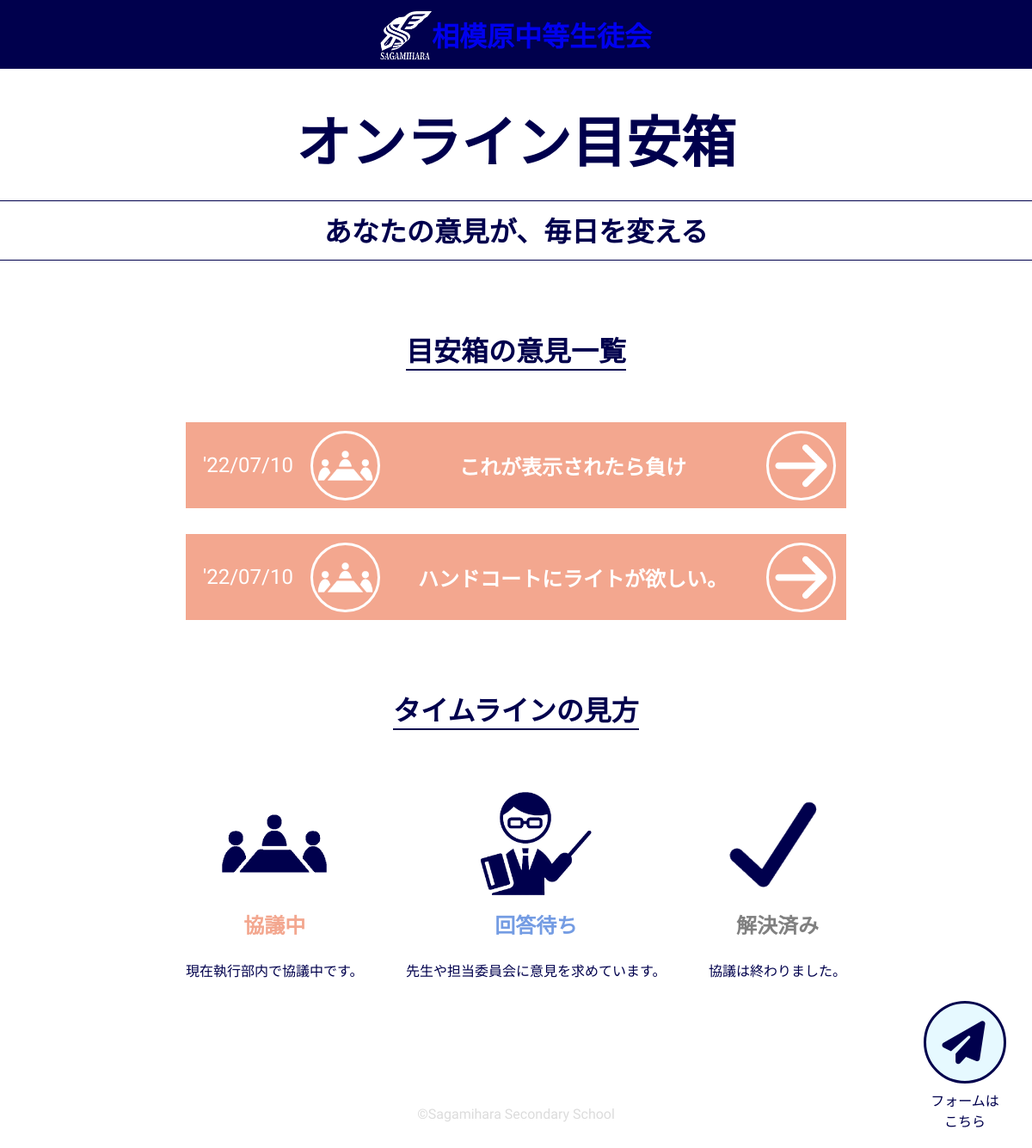
The app's page /, older data.
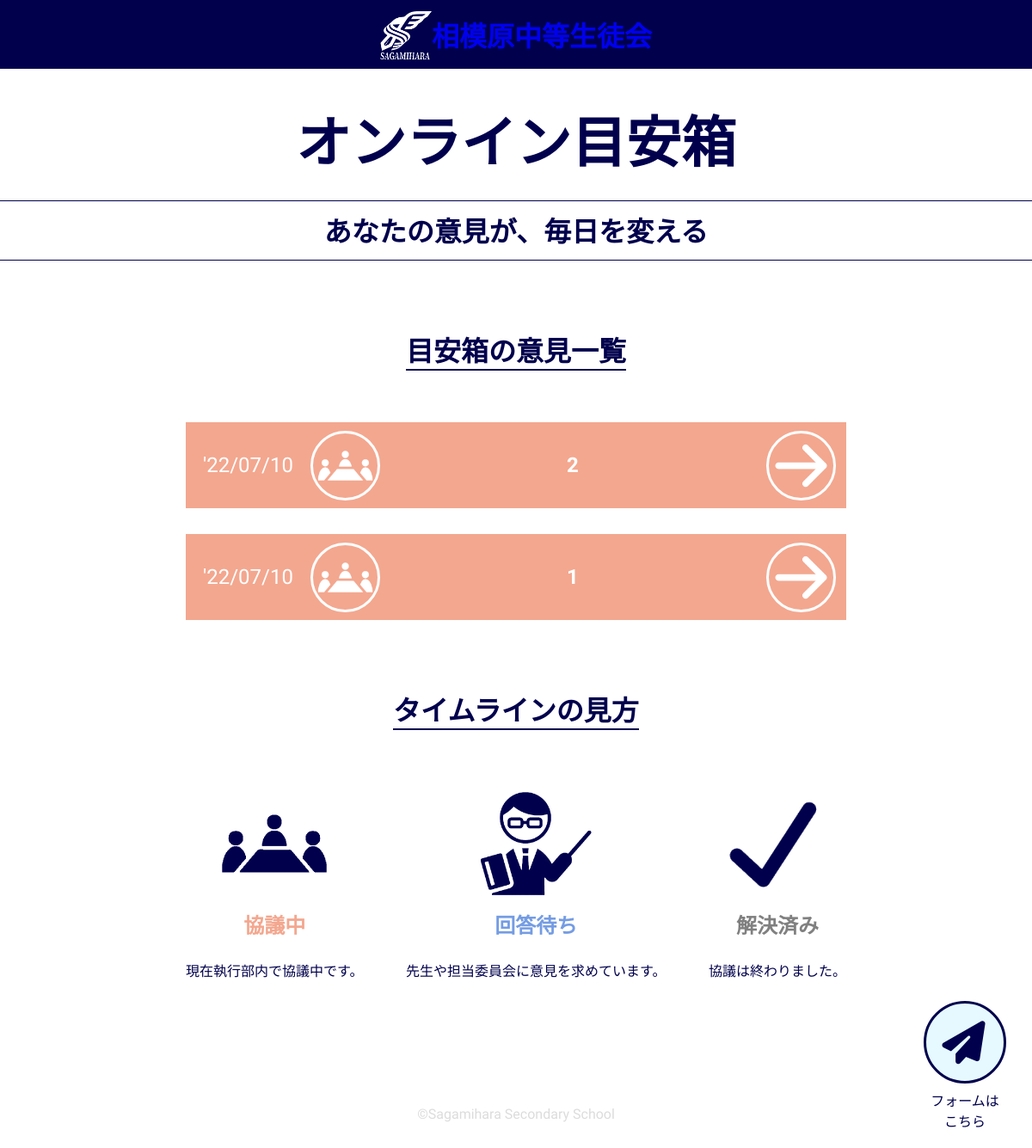
The same page, newer data.
### meyasubako/models.py (models this page shows, shortened)
class Opinion(models.Model):
  title = models.CharField(max_length=16)
  content = models.CharField(max_length=10000)
  who = models.CharField(max_length=50)
  student_number = models.IntegerField()
  date_added = models.DateTimeField(auto_now_add=True)
  status = models.IntegerField(default=1)

### meyasubako/views.py (the view)
# urls.py: path('',views.index,name='index'),
def index(request):
  opinions = Opinion.objects.order_by('date_added').reverse()
  context = {'opinions':opinions}
  return render(request,"meyasubako/meyasubako.html",context)

### meyasubako/templates/meyasubako/meyasubako.html
{% extends 'meyasubako/view.html' %}
{% load static %}
{% block content %}
<div id="button">
  <a href="{% url 'meyasubako:form' %}">
    <i class="fa-solid fa-paper-plane" id="plane"></i>
  </a>
  <p>フォームはこちら</p>
</div>
<div id="emotional_message">
  <h1>オンライン目安箱</h1>
  <h2>あなたの意見が、毎日を変える</h2>
</div>
<main>
  <section class="timelines">
    <h1 class="title">目安箱の意見一覧</h1>
    {% for opinion in opinions %}
    <a href="{% url 'meyasubako:detail' opinion.id %}" class="arrowa">
    <div class="timeline{{opinion.status}}">
      <p class="date_added">'{{opinion.date_added|date:'y/m/d'}}</p>
      <div class="bottom">
          {% if opinion.status == 1 %}
          <img src="{% static 'images/discuss.png' %}" alt="先生方" class="teachers">
          {% elif opinion.status == 2 %}
          <img src="{% static 'images/teacher.png' %}" alt="先生方" class="teachers">
          {% else %}
          <img src="{% static 'images/check.png' %}" alt="先生方" class="teachers">
          {% endif %}
        <h1 class="opinion_title">{{opinion.title}}</h1>
        <img src="{% static 'images/arrow.png' %}" alt="先生方" class="arrow">
      </div>
    </div>
    </a>
    {% empty %}
    <p>意見はまだありません</p>
    {% endfor %}
  </section>
<section>
  <h1 class="title">タイムラインの見方</h1>
  <div class="how_to_timeline">
    <div class="flex">
      <img src="{% static 'images/discuss-ao.png' %}" alt="協議中" class="sample">
      <h3 style="color: #f3a78f;">協議中</h3>
      <p>現在執行部内で協議中です。</p>
    </div>
    <div class="flex">
      <img src="{% static 'images/teacher-ao.png' %}" alt="回答待ち" class="sample">
      <h3 style="color: #749ce3;">回答待ち</h3>
      <p>先生や担当委員会に意見を求めています。</p>
    </div>
      <div class="flex">
        <img src="{% static 'images/check-ao.png' %}" alt="解決済み" class="sample">
        <h3 style="color: grey;">解決済み</h3>
        <p>協議は終わりました。</p>
      </div>
  </div>
</section>
</main>
{% endblock content %}

### meyasubako/templates/meyasubako/view.html (shortened to what this page needs)
<!DOCTYPE html>
{% load static %}
<html lang="ja">
<head>
  <link rel="stylesheet" href="{% static 'css/view.css' %}">
</head>
<body>
  <header>
    <div id="header_div">
      <a href="{% url 'meyasubako:index' %}"><img src="{% static 'images/sss.png' %}" alt="校章"></a>
      <a href="{% url 'meyasubako:index' %}"><h1>相模原中等生徒会</h1></a>
    </div>
    </header>
     {% block content %}{% endblock content %}
     <footer>©Sagamihara Secondary School</footer>
</body>
</html>

### meyasubako/static/css/view.css (style rules this page uses)
body { color: #00004d; font-family: 'M PLUS Rounded 1c', sans-serif; margin: 0; }
header { background-color: #00004d; position: fixed; box-sizing: content-box; margin: 0; padding: 0; border: 0; width: 100%; z-index: 90; }
#header_div { position: fixed; box-sizing: border-box; background-color: #00004d; margin: auto; display: flex; color: white; font-family: 'Yomogi', cursive; height: 80px; justify-content: center; align-items: center; display: flex; top: 0; width: 100%; }
header a { text-decoration: none; }
header h1 { font-size: 2rem; }
header img { height: 60px; width: 60px; margin-top: 10px; }
#button { position: fixed; height: 90px; width: 90px; background-color: #e6f9ff; border: #00004d; border-radius: 50%; border-width: 3px; border-style: solid; text-align: center; align-items: center; color: #00004d; font-size: 1rem; bottom: 75px; right: 30px; z-index: 10000; }
#button a { text-decoration: none; }
#button p { margin-top: 30px; }
main { width: 64%; margin: auto; margin-top: 80px; min-height: 75vh; }
#emotional_message { text-align: center; margin-top: 130px; }
#emotional_message h1 { font-size: 4rem; line-height: 1.2; margin-bottom: 0; }
#emotional_message h2 { font-size: 2rem; font-family: 'Yomogi', cursive; padding-top: 10px; padding-bottom: 12px; width: 100%; border: #00004d; border-top: solid; border-bottom: solid; border-width: 1px; }
.title { width: fit-content; text-align: center; border: #00004d; border-bottom: solid; border-width: 2px; margin: auto; margin-bottom: 60px; font-size: 2rem; }
.bottom { display: flex; align-items: center; width: 100%; position: relative; z-index: 2; }
.timeline1 { background-color: #f3a78f; display: flex; margin-top: 30px; align-items: center; height: 100px; color: white; }
.date_added { font-size: 1.5rem; margin-left: 20px; margin-right: 20px; }
.teachers { border: solid; border-color: white; border-radius: 50%; border-width: 3px; width: 12%; }
section { margin-bottom: 80px; }
.how_to_timeline { display: flex; text-align: center; justify-content: space-between; align-items: baseline; }
.how_to_timeline h3 { font-size: 1.5rem; margin-top: 0; }
.how_to_timeline div { margin-bottom: 50px; }
#plane { color: #00004d; position: relative; font-size: 50px; margin-top: 20px; margin-left: -3px; }
.arrow { border-radius: 50%; border: solid; border-width: 3px; border-color: white; width: 12%; position: absolute; right: 2%; z-index: 7; padding: 0; }
.arrowa { display: block; margin: auto; }
.opinion_title { text-align: center; color: white; font-size: 1.5rem; width: 72%; }
.timelines a { color: white; text-decoration: none; }
.sample { width: 12vw; margin: 0; }
::placeholder { font-family: 'M PLUS Rounded 1c', sans-serif; }
footer { text-align: center; color: gainsboro; margin-bottom: 30px; }

Row changes from the older to the newer data that the page shows:
changed Opinion (number 1 of 2 on the later page): title "これが表示されたら負け" → "2"
changed Opinion (number 2 of 2 on the later page): title "ハンドコートにライトが欲しい。" → "1"
